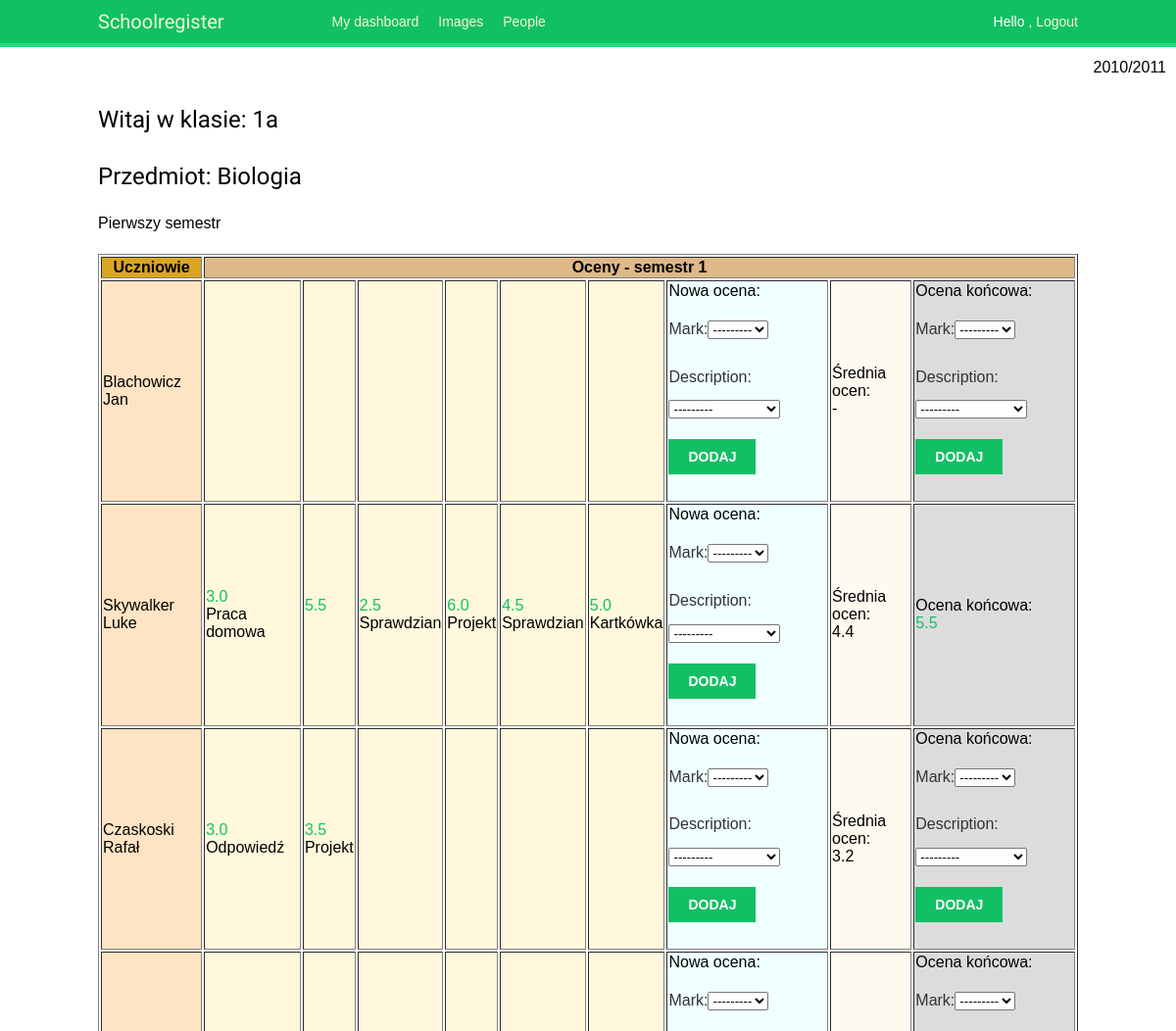
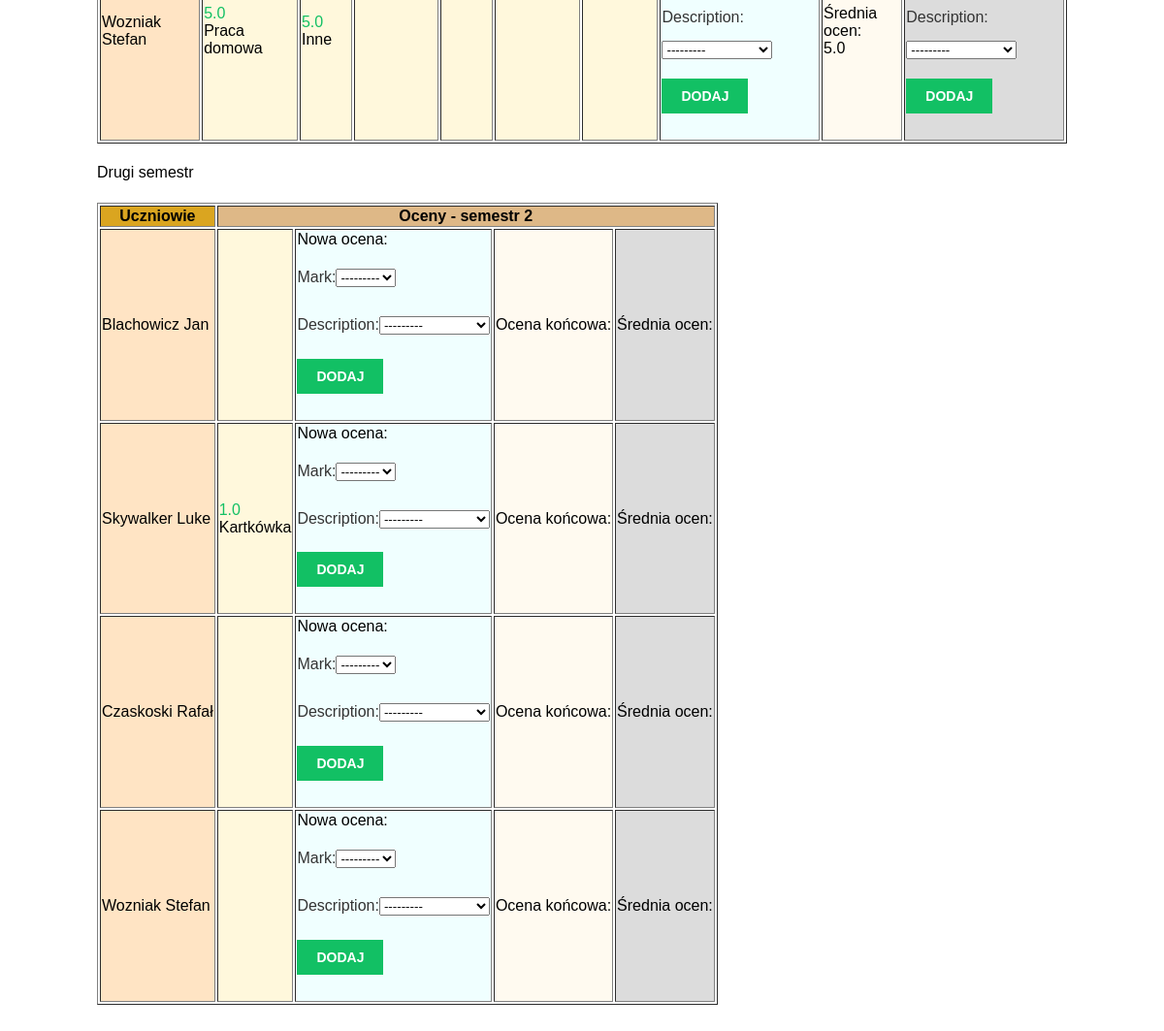
The app's page /schoolregister/nauczyciel/1/1/ (signed in) with its own data (2 pictures, top to bottom).
### schoolregister/models.py (models this page shows, shortened)
class SchoolClass(models.Model):
    name = models.CharField(max_length=2)
    school_year = models.ForeignKey('SchoolYear', on_delete=models.RESTRICT)
    students = models.ManyToManyField('Student')
    subjects = models.ManyToManyField('Subject')
    tutor = models.ForeignKey('Teacher', null=True, on_delete=models.SET_NULL)
    class Meta:
        verbose_name_plural = 'school classes'

class SchoolYear(models.Model):
    start_year = models.SmallIntegerField(unique=True, validators=[MinValueValidator(2000), MaxValueValidator(2050)])
    @property
    def end_year(self):
        end_year = self.start_year + 1
        return end_year
    def __str__(self):
        return str(self.start_year) + '/' + str(self.end_year)

class Subject(models.Model):
    name = models.CharField(max_length=50)

class Semester(models.Model):
    school_year = models.ForeignKey(SchoolYear, on_delete=models.CASCADE)
    number = models.SmallIntegerField(choices=[(1, 1), (2, 2)])

class Student(models.Model):
    user = models.OneToOneField(settings.AUTH_USER_MODEL, null=True, blank=True,
    on_delete=models.SET_NULL)
    first_name = models.CharField(max_length=50)
    last_name = models.CharField(max_length=50)
    birth_date = models.DateField()
    @property
    def full_name(self):
        first_name = self.first_name
        last_name = self.last_name
        full_name = last_name + ' ' + first_name
        return full_name
    def __str__(self):
        return self.full_name

class Grade(models.Model):
    mark = models.DecimalField(max_digits=2, decimal_places=1, choices=[
        (1, 1), (1.5, 1.5), (2, 2), (2.5, 2.5), (3, 3), (3.5, 3.5), (4, 4), (4.5, 4.5), (5, 5),
        (5.5, 5.5), (6, 6)
    ])
    school_year = models.ForeignKey('SchoolYear', on_delete=models.RESTRICT)
    semester = models.ForeignKey('Semester', on_delete=models.RESTRICT)
    subject = models.ForeignKey('Subject', on_delete=models.RESTRICT)
    student = models.ForeignKey('Student', on_delete=models.RESTRICT)
    date_added = models.DateTimeField(auto_now_add=True)
    date_modified = models.DateTimeField(auto_now=True)
    class GradeDescription(models.TextChoices):
        SPRAWDZIAN = 'Sprawdzian'
        KARTKOWKA = 'Kartkówka'
        ODPOWIEDZ = 'Odpowiedź'
        PRACA_DOMOWA = 'Praca domowa'
        PROJEKT = 'Projekt'
        INNE = 'Inne'
    description = models.CharField(max_length=30, choices=GradeDescription.choices)
    is_final_grade = models.BooleanField(default=False)
    """
    def clean(self)
        if not Grade.objects.annotate(num_subscribers=Count('subscriber'))
                            .filter(num_subscribers__lt=4)
                            .exists():
            raise ValidationError('The pools are all full.')
    """
    def save(self, *args, **kwargs):
        if self.is_final_grade:
            try:
                temp = Grade.objects.get(student=self.student, school_year=self.school_year,
                semester=self.semester, subject=self.subject, is_final_grade=True)
                if self != temp:
                    raise ValidationError('There can be only one final semestral grade.')
            except Grade.DoesNotExist:
                pass
        super(Grade, self).save(*args, **kwargs)
    def __str__(self):
        return str(self.mark)
    """ Previous WIP:
    def save(self, *args, **kwargs):
        is_final_grade_in_sem = Grade.objects.filter(student=self.student, school_year=self.school_year,
        semester=self.semester, subject=self.subject)
        if not self.is_final_grade:
            super(Grade, self).save(*args, **kwargs)
        elif self.is_final_grade and is_final_grade not in all_grades_in_sem:

        if self.is_the_chosen_one:
            try:
                temp = Character.objects.get(is_the_chosen_one=True)
                if self != temp:
                    temp.is_the_chosen_one = False
                    temp.save()
            except Character.DoesNotExist:
                pass
        super(Character, self).save(*args, **kwargs)
    """

### schoolregister/views.py (the view)
# urls.py: path('nauczyciel/<int:school_class_id>/<int:subject_id>/', views.class_detail,
@login_required
def class_detail(request, school_class_id, subject_id):
    school_class = get_object_or_404(SchoolClass, id=school_class_id)
    semesters = school_class.school_year.semester_set.all()
    students = school_class.students.all()
    grades_1_sem = []
    grades_2_sem = []
    grades = Grade.objects.all()
    subject = Subject.objects.get(id=subject_id)
    x = {'Wozniak': [1, 2, 3]}
    max_count_grades_1_sem = 0
    max_count_grades_2_sem = 0
    semesters_len = len(semesters)
    i = -1
    empty_spaces_1_sem = [] # !! check all inst
    empty_spaces_2_sem = [] # !! check all inst
    """Depending of accepted choice - add proper logic description"""
    for sc_student in school_class.students.all():
        for semester in semesters:
            if semester.number == 1:
                grades_count_1_sem = len(grades.filter(
                    school_year_id=school_class.school_year.id,
                    semester_id=semester.id, subject_id=subject.id,
                    student_id=sc_student.id, is_final_grade=False))
                if max_count_grades_1_sem < grades_count_1_sem:
                    max_count_grades_1_sem = grades_count_1_sem
            elif semester.number == 2:
                grades_count_2_sem = len(grades.filter(
                    school_year_id=school_class.school_year.id,
                    semester_id=semester.id, subject_id=subject.id,
                    student_id=sc_student.id, is_final_grade=False))
                if max_count_grades_2_sem < grades_count_2_sem:
                    max_count_grades_2_sem = grades_count_2_sem
    for sc_student in school_class.students.all():
        to_max_grades = ''
        to_max_grades2 = ''
        for semester in semesters:
            if semester.number == 1:
                grades_count_1_sem = len(grades.filter(
                    school_year_id=school_class.school_year.id,
                    semester_id=semester.id, subject_id=subject.id,
                    student_id=sc_student.id, is_final_grade=False))
                diff = max_count_grades_1_sem - grades_count_1_sem
                for empty in range(0, diff):
                    to_max_grades += '1'
                empty_spaces_1_sem.append(to_max_grades)
            elif semester.number == 2:
                grades_count_2_sem = len(grades.filter(
                    school_year_id=school_class.school_year.id,
                    semester_id=semester.id, subject_id=subject.id,
                    student_id=sc_student.id, is_final_grade=False))
                diff = max_count_grades_2_sem - grades_count_2_sem
                for empty in range(0, diff):
                    to_max_grades2 += '1'
                empty_spaces_2_sem.append(to_max_grades2)
    col_span_1_sem = max_count_grades_1_sem + 3
    col_span_2_sem = max_count_grades_2_sem + 3
    col_span_year = col_span_1_sem + col_span_2_sem
    final_1_sem_grade = []
    final_2_sem_grade = []
    avg_grades_1_sem = []
    avg_grades_2_sem = []
    for student in students:
        student_grades_1_sem = student.grade_set.filter(school_year=school_class.school_year,
        semester=Semester.objects.get(number=1), subject=subject, is_final_grade=False)
        grades_1_sem.append(student_grades_1_sem)
        student_avg_grade = student_grades_1_sem.aggregate(Avg('mark'))
        if student_avg_grade['mark__avg'] == None:
            student_avg_grade_number = None
        else:
            student_avg_grade_number = round(float(student_avg_grade['mark__avg']), 1)
        avg_grades_1_sem.append(student_avg_grade_number)
        student_final_grade_1_sem = student.grade_set.filter(school_year=school_class.school_year,
        semester=Semester.objects.get(number=1), subject=subject, is_final_grade=True).first()
        final_1_sem_grade.append(student_final_grade_1_sem)
        student_grades_2_sem = student.grade_set.filter(school_year=school_class.school_year,
        semester=Semester.objects.get(number=2), subject=subject, is_final_grade=False)
        grades_2_sem.append(student_grades_2_sem)
        student_avg_grade = student_grades_2_sem.aggregate(Avg('mark'))
        avg_grades_2_sem.append(student_avg_grade)
        student_final_grade_2_sem = student.grade_set.filter(school_year=school_class.school_year,
        semester=Semester.objects.get(number=2), subject=subject, is_final_grade=True).first()
        final_2_sem_grade.append(student_final_grade_2_sem)
    step_02 = -1
    """for grade in grades_1_sem:
        difference = max_count_grades_1_sem - len(grade)
        step_02 += 1
        for fill_grades in range(1, step_02):
            grades_1_sem[step_02].append('o')"""
    students_grades_1_sem = list(zip(students, grades_1_sem,
    empty_spaces_1_sem, final_1_sem_grade, avg_grades_1_sem))
    students_grades_2_sem = list(zip(students, grades_2_sem, empty_spaces_2_sem, final_1_sem_grade))
    if request.method == 'POST':
        grade_form = GradeForm(request.POST)
        final_grade_form = FinalGradeForm(request.POST)
        if grade_form.is_valid():
            grade_form.save()
            return HttpResponseRedirect('')
        if final_grade_form.is_valid():
            final_grade_form.save()
            return HttpResponseRedirect('')
    else:
        grade_form = GradeForm()
        final_grade_form = FinalGradeForm()
    return render(request, 'schoolregister/nauczyciel/klasa.html', {
        'school_class': school_class, 'students': students,
        'grades': grades, 'subject': subject, 'grade_form': grade_form,
        'students': students, # czy to potrzebne?
        'students_grades_1_sem': students_grades_1_sem,
        'students_grades_2_sem': students_grades_2_sem,
        'max_count_grades_1_sem': max_count_grades_1_sem,
        'max_count_grades_2_sem': max_count_grades_2_sem,
        'final_grade_form': final_grade_form,
        'col_span_1_sem': col_span_1_sem, # czy to potrzebne?
        'col_span_2_sem': col_span_2_sem, # czy to potrzebne?
        'col_span_year': col_span_year, # czy to potrzebne?
        'semesters': semesters, # czy to potrzebne?
        'semesters_len': semesters_len, # czy to potrzebne?
        })

### schoolregister/templates/schoolregister/nauczyciel/klasa.html (shortened to what this page needs)
<!DOCTYPE html>
<html>
{% extends "base.html" %}
{% block content %}
<head>
    <div id="school_year_logo">{{ school_class.school_year }}</div>
    <h2>Witaj w klasie: {{ school_class.name }}</h2>
    <h2>Przedmiot: {{ subject.name }}</h2>
</head>
<body>
    <p>Pierwszy semestr</p>
    <table border>
        <tr>
            <th bgcolor="GoldenRod">Uczniowie</th>
            {% for semester in semesters %}
                {% if semester.number == 1 %}
                    <th colspan = {{ col_span_1_sem }} bgcolor="BurlyWood">Oceny - semestr {{ semester.number }}</th>
                {% endif %}
            {% endfor %}
        </tr>
        {% for semester in semesters %}
            {% if semester.number == 1 %}
                {% for student in students_grades_1_sem %}
                    <tr>
                        <td bgcolor="Bisque">{{ student.0 }}</td>
                            {% for grade in student.1 %}
                                <td bgcolor="Cornsilk"><a href="{% url 'schoolregister:edit_grade' grade.id %}" value="{{ grade }}">{{ grade }}</a><br>
                                    {{ grade.description }}<br>
                                </td>
                            {% endfor %}
                            {% for to_max in student.2 %}
                                <td bgcolor="Cornsilk"></td>
                            {% endfor %}
                                <td bgcolor="Azure">
                                    Nowa ocena:
                                    <form method="post">
                                        {{ grade_form.as_p }}
                                        <p><input type="submit" value="Dodaj"></p>
                                    </form>
                                </td>
                                <td bgcolor="FloralWhite">
                                    Średnia ocen: <br>
                                    {% if student.4 != None %}
                                        {{ student.4 }}
                                    {% else %}
                                        -
                                    {% endif %}
                                </td>
                                <td bgcolor="Gainsboro">
                                    Ocena końcowa: <br>
                                    {% if student.3 != None %}
                                        <a href="{% url 'schoolregister:edit_grade' student.3.id %}" value="{{ student.3 }}">{{ student.3 }}</a>
                                    {% else %}
                                        <form method="post">
                                            {{ final_grade_form.as_p }}
                                            <p><input type="submit" value="Dodaj"></p>
                                        </form>
                                    {% endif %}
                                </td>
                {% endfor %}
            {% endif %}
        {% endfor %}
                </tr>
    </table>
    <p>Drugi semestr</p>
    <table border>
        <tr>
            <th bgcolor="GoldenRod">Uczniowie</th>
            {% for semester in semesters %}
                {% if semester.number == 2 %}
                    <th colspan = {{ col_span_2_sem }} bgcolor="BurlyWood">Oceny - semestr {{ semester.number }}</th>
                {% endif %}
            {% endfor %}
        </tr>
        {% for semester in semesters %}
            {% if semester.number == 2 %}
                {% for student in students_grades_2_sem %}
                    <tr>
                        <td bgcolor="Bisque">{{ student.0 }}</td>
                            {% for grade in student.1 %}
                                <td bgcolor="Cornsilk"><a href="{% url 'schoolregister:edit_grade' grade.id %}" value="{{ grade }}">{{ grade }}</a><br>
                                    {{ grade.description }}<br>
                                </td>
                            {% endfor %}
                            {% for to_max2 in student.2 %}
                                <td bgcolor="Cornsilk"></td>
                            {% endfor %}
                                <td bgcolor="Azure">
                                    Nowa ocena:
                                    <form method="post">
                                        {{ grade_form.as_p }}
                                        <p><input type="submit" value="Dodaj"></p>
                                    </form>
                                </td>
                                <td bgcolor="FloralWhite">
                                    Ocena końcowa:
                                </td>
                                <td bgcolor="Gainsboro">
                                    Średnia ocen:
                                </td>
                {% endfor %}
            {% endif %}
        {% endfor %}
                </tr>
    </table>
</body>
{% endblock %}

### schoolregister/templates/base.html (shortened to what this page needs)
{% load static %}
<!DOCTYPE html>
<html>
<head>
    <link href="{% static 'css/base.css' %}" rel="stylesheet">
</head>
<body>
    <div id="header">
        <span class="logo">Schoolregister</span>
        {% if request.user.is_authenticated %}
            <ul class="menu">
                <li {% if section == "dashboard" %}class="selected"{% endif %}>
                    <a href="{% url "schoolregister:dashboard" %}">My dashboard</a>
                </li>
                <li {% if section == "images" %}class="selected"{% endif %}>
                    <a href="#">Images</a>
                </li>
                <li {% if section == "people" %}class="selected"{% endif %}>
                    <a href="#">People</a>
                </li>
            </ul>
        {% endif %}
        <span class="user">
            {% if request.user.is_authenticated %}
                Hello {{ request.user.first_name }},
                <a href="{% url "schoolregister:logout" %}">Logout</a>
            {% else %}
                <a href="{% url "schoolregister:login" %}">Log-in</a>
            {% endif %}
        </span>
    </div>
    <div id="content">
        {% block content %}
        {% endblock %}
    </div>
</body>
</html>

### records on screen
SchoolClass: school_year "2010/2011", name "1a"
Subject: name "Biologia"
Semester: number "1"
Student: first_name+last_name "Blachowicz Jan"
Student: first_name+last_name "Skywalker Luke", student "4.4", mark "5.5"
Grade: mark "3.0", description "Praca domowa"
Grade: mark "5.5"
Grade: mark "2.5", description "Sprawdzian"
Grade: mark "6.0", description "Projekt"
Grade: mark "4.5", description "Sprawdzian"
Grade: mark "5.0", description "Kartkówka"
Student: first_name+last_name "Czaskoski Rafał", student "3.2"
Grade: mark "3.0", description "Odpowiedź"
Grade: mark "3.5", description "Projekt"
Student: first_name+last_name "Wozniak Stefan", student "5.0"
Grade: mark "5.0", description "Praca domowa"
Grade: mark "5.0", description "Inne"
Semester: number "2"
Grade: mark "1.0", description "Kartkówka"
